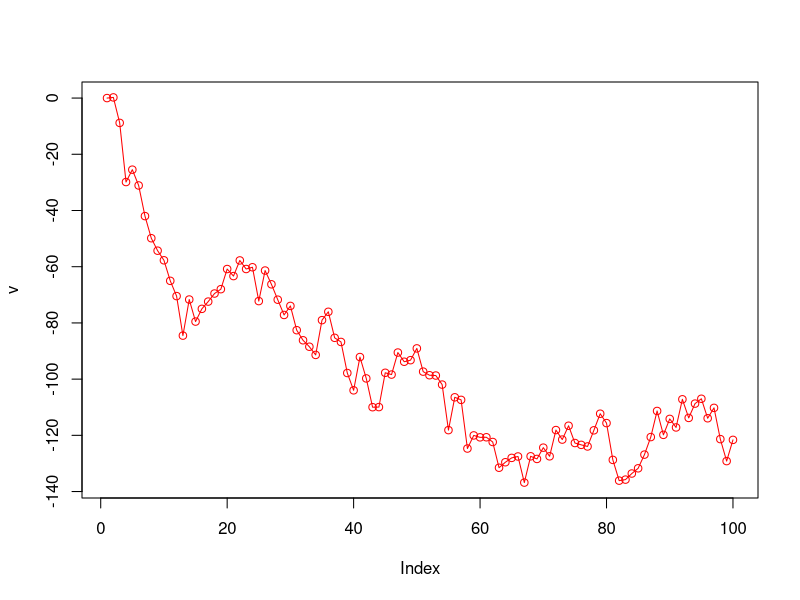
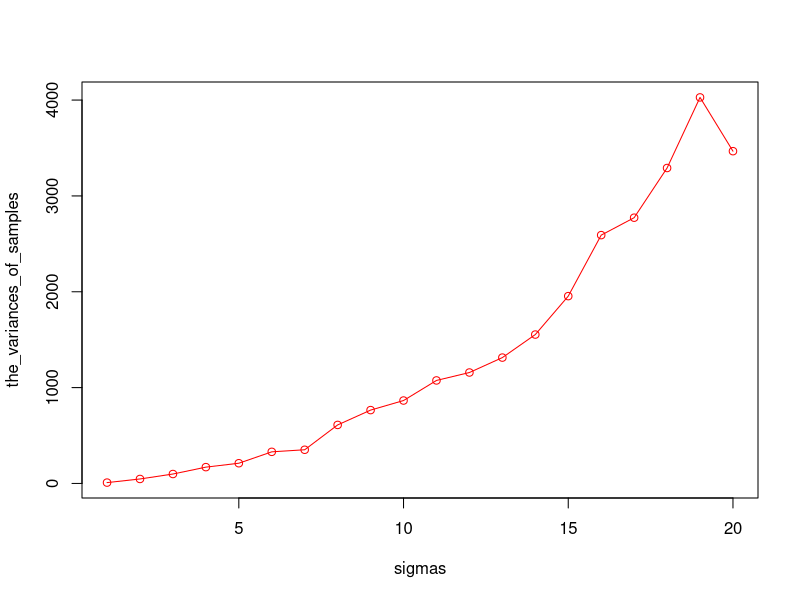
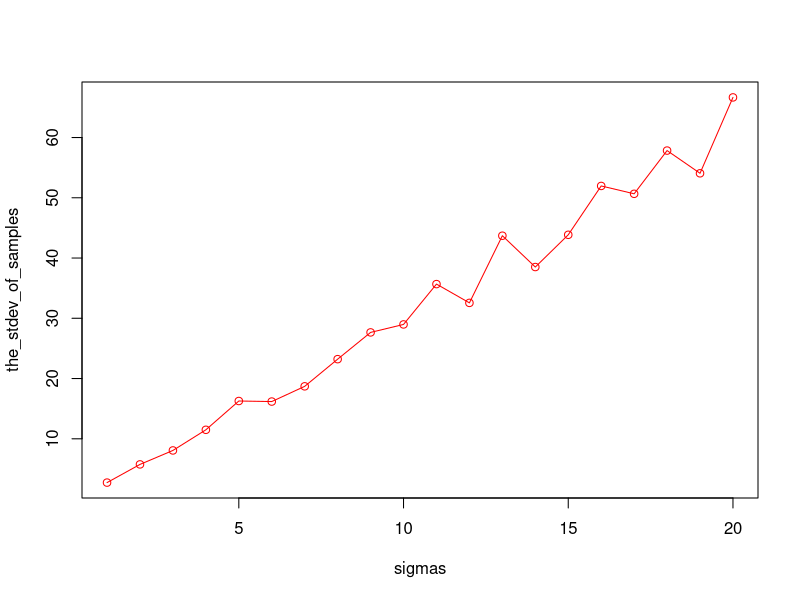
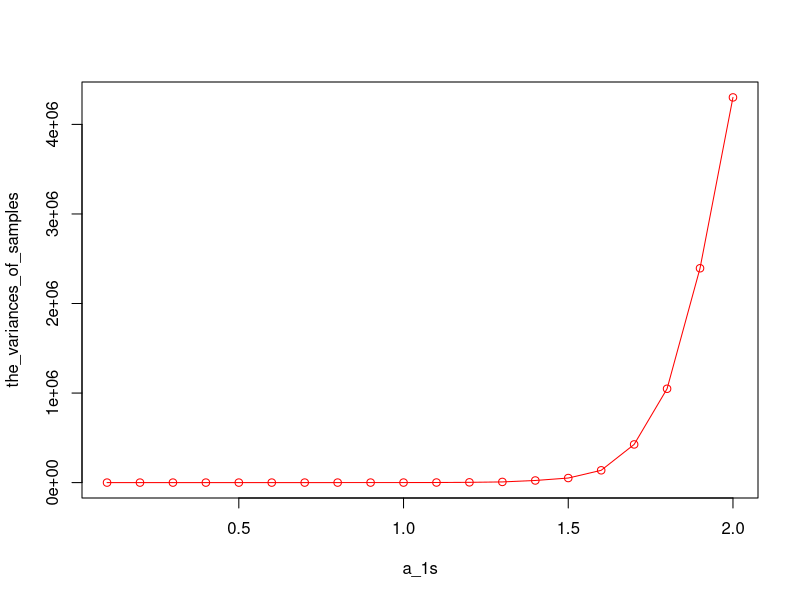
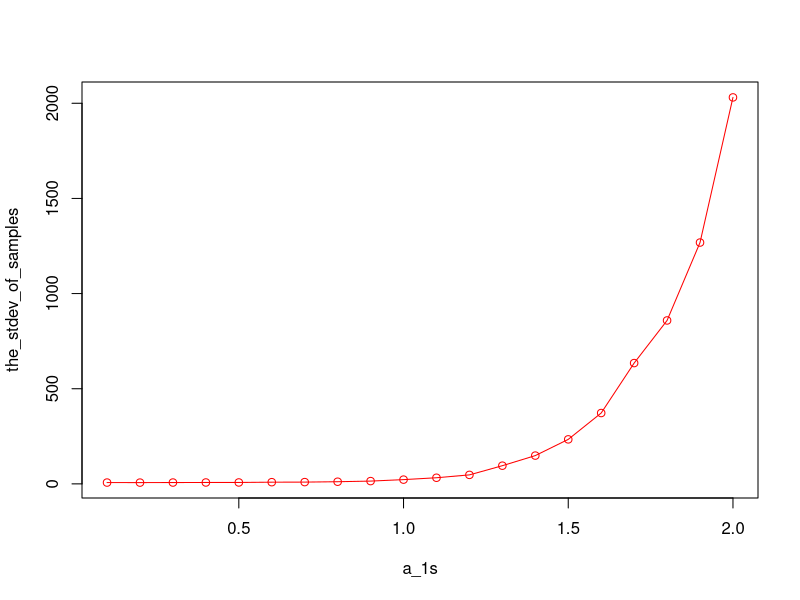

Here is the R script that generated these plots, in order:
## ---- chunk 1
generate_AR1_process = function(y_1, a_1, sigma, size) {
  vector = 1:size
  vector[1] = 0
  for (i in 2:size) {
    vector[i] = a_1 * vector[i - 1] + sigma * rnorm(1, mean = 0, sd = 1)
  }
  return(vector)
}
## ---- chunk 2
y_1 = 0
a_1 = 1.0
sigma = 7.0
size = 100
v = generate_AR1_process(y_1 = y_1, a_1 = a_1, sigma = sigma, size = size)
plot(v, type = "o", col = "red")
## ---- chunk 3
make_samples_of_y_n = function(y_1, a_1, sigma, size, iterations) {
  samples_of_y_n = sapply(1:ITERATIONS, 
                         function(x) generate_AR1_process(y_1 = y_1, a_1 = a_1, sigma = sigma, size = size)[size])
  return(samples_of_y_n)
}
y_1 = 0
a_1 = 1.0
sigma = 7.0
size = 10 # try with 100, 1000, etc
ITERATIONS = 100
samples_of_y_10 = make_samples_of_y_n(y_1 = y_1, a_1 = a_1, sigma = sigma, 
                                       size = size, iterations = ITERATIONS)
variance_of_samples = var(samples_of_y_10)
stdev_of_samples = sd(samples_of_y_10)
print(sprintf("variance of samples of y_%d: %5.3f", size, variance_of_samples))
print(sprintf("stdev of samples of y_%d: %5.3f", size, stdev_of_samples))
## ---- chunk 4
y_1 = 0
a_1 = 1.0
size = 10
sigmas = 1:20 # <- note that this is a range !! =)
ITERATIONS = 100
#calculates a range of varianes corresponding to the sigma range 1:10
the_variances_of_samples = sapply(sigmas, 
                                  function(sig) var(make_samples_of_y_n(y_1 = y_1,
                                                                         a_1 = a_1,
                                                                         sigma = sig,
                                                                         size = size,
                                                                         iterations = ITERATIONS)))
variance_output= "the variances (sigma: var): "
variance_output_result = sprintf("(sigma: %2d, var: %5.2f)\n", sigmas, the_variances_of_samples)
variance_output= cat(variance_output, "\n", variance_output_result)
plot(the_variances_of_samples, xlab="sigmas", type = "o", col = "red")

#calculates a range of standard deviations corresponding to the sigma range 1:10
the_stdev_of_samples = sapply(sigmas, 
                              function(sig) sd(make_samples_of_y_n(y_1 = y_1,
                                                                     a_1 = a_1,
                                                                     sigma = sig,
                                                                     size = size,
                                                                     iterations = ITERATIONS)))
stdev_output= "the stdevs (sigma: stdev): "
stdev_output_result = sprintf("(sigma: %2d, var: %5.2f)\n", sigmas, the_stdev_of_samples)
stdev_output= cat(stdev_output, "\n", stdev_output_result)
plot(the_stdev_of_samples, xlab="sigmas", type = "o", col = "red")
## ---- chunk 5
y_1 = 0
a_1s = seq(from = 0.1, to = 2.0, by = .1)
size = 10
sigmas = 7
ITERATIONS = 100

the_variances_of_samples = sapply(a_1s,
                                  function(a_1) var(make_samples_of_y_n(y_1 = y_1,
                                                                         a_1 = a_1,
                                                                         sigma = sigma,
                                                                         size = size,
                                                                         iterations = ITERATIONS)))
variance_output= "the variances (a_1: var): "
variance_output_result = sprintf("(a_1: %3.2f, var: %5.2f)\n", a_1s, the_variances_of_samples)
variance_output= cat(variance_output, "\n", variance_output_result)
plot(a_1s,the_variances_of_samples, xlab="a_1s", type = "o", col = "red")

#calculates a range of standard deviations corresponding to the sigma range 1:10
the_stdev_of_samples = sapply(a_1s,
                              function(a_1) sd(make_samples_of_y_n(y_1 = y_1,
                                                                     a_1 = a_1,
                                                                     sigma = sigma,
                                                                     size = size,
                                                                     iterations = ITERATIONS)))
stdev_output= "the stdevs (a_1: stdev): "
stdev_output_result = sprintf("(a_1: %3.2f, var: %5.2f)\n", a_1s, the_stdev_of_samples)
stdev_output= cat(stdev_output, "\n", stdev_output_result)
plot(a_1s, the_stdev_of_samples, xlab="a_1s", type = "o", col = "red")
